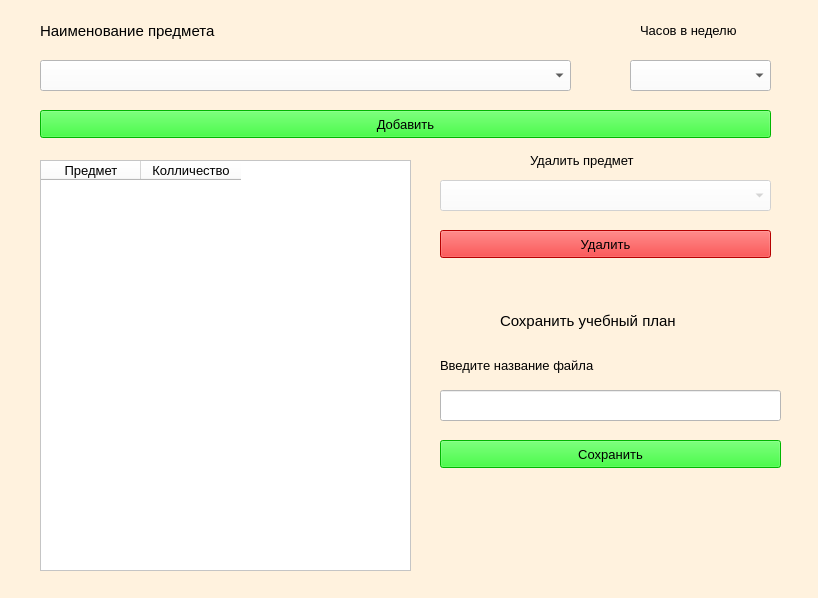
<?xml version="1.0" encoding="UTF-8"?>
<ui version="4.0">
 <class>Form</class>
 <widget class="QWidget" name="Form">
  <property name="geometry">
   <rect>
    <x>0</x>
    <y>0</y>
    <width>818</width>
    <height>598</height>
   </rect>
  </property>
  <property name="windowTitle">
   <string>school_plan</string>
  </property>
  <property name="styleSheet">
   <string notr="true">background-color: rgb(255, 242, 222);</string>
  </property>
  <widget class="QComboBox" name="comboLessons">
   <property name="geometry">
    <rect>
     <x>40</x>
     <y>60</y>
     <width>531</width>
     <height>31</height>
    </rect>
   </property>
   <property name="font">
    <font>
     <pointsize>10</pointsize>
    </font>
   </property>
   <property name="styleSheet">
    <string notr="true">background-color: rgb(255, 255, 255);</string>
   </property>
  </widget>
  <widget class="QLabel" name="label">
   <property name="geometry">
    <rect>
     <x>40</x>
     <y>20</y>
     <width>211</width>
     <height>21</height>
    </rect>
   </property>
   <property name="font">
    <font>
     <pointsize>11</pointsize>
    </font>
   </property>
   <property name="text">
    <string>Наименование предмета</string>
   </property>
  </widget>
  <widget class="QComboBox" name="combo_col_lessons">
   <property name="geometry">
    <rect>
     <x>630</x>
     <y>60</y>
     <width>141</width>
     <height>31</height>
    </rect>
   </property>
   <property name="font">
    <font>
     <pointsize>10</pointsize>
    </font>
   </property>
   <property name="styleSheet">
    <string notr="true">background-color: rgb(255, 255, 255);</string>
   </property>
  </widget>
  <widget class="QLabel" name="label_2">
   <property name="geometry">
    <rect>
     <x>640</x>
     <y>20</y>
     <width>141</width>
     <height>21</height>
    </rect>
   </property>
   <property name="font">
    <font>
     <pointsize>10</pointsize>
    </font>
   </property>
   <property name="text">
    <string>Часов в неделю</string>
   </property>
  </widget>
  <widget class="QPushButton" name="push_add_lesson">
   <property name="geometry">
    <rect>
     <x>40</x>
     <y>110</y>
     <width>731</width>
     <height>28</height>
    </rect>
   </property>
   <property name="font">
    <font>
     <pointsize>10</pointsize>
    </font>
   </property>
   <property name="styleSheet">
    <string notr="true">background-color: rgb(0, 255, 0);
</string>
   </property>
   <property name="text">
    <string>Добавить</string>
   </property>
  </widget>
  <widget class="QComboBox" name="combo_del_lesson">
   <property name="enabled">
    <bool>false</bool>
   </property>
   <property name="geometry">
    <rect>
     <x>440</x>
     <y>180</y>
     <width>331</width>
     <height>31</height>
    </rect>
   </property>
   <property name="font">
    <font>
     <pointsize>10</pointsize>
    </font>
   </property>
   <property name="styleSheet">
    <string notr="true">background-color: rgb(255, 255, 255);</string>
   </property>
  </widget>
  <widget class="QPushButton" name="push_del_lesson">
   <property name="geometry">
    <rect>
     <x>440</x>
     <y>230</y>
     <width>331</width>
     <height>28</height>
    </rect>
   </property>
   <property name="font">
    <font>
     <pointsize>10</pointsize>
    </font>
   </property>
   <property name="styleSheet">
    <string notr="true">background-color: rgb(255, 0, 0);</string>
   </property>
   <property name="text">
    <string>Удалить</string>
   </property>
  </widget>
  <widget class="QLabel" name="label_3">
   <property name="geometry">
    <rect>
     <x>530</x>
     <y>150</y>
     <width>141</width>
     <height>21</height>
    </rect>
   </property>
   <property name="font">
    <font>
     <pointsize>10</pointsize>
    </font>
   </property>
   <property name="text">
    <string>Удалить предмет</string>
   </property>
  </widget>
  <widget class="QTableWidget" name="tableWidget">
   <property name="enabled">
    <bool>false</bool>
   </property>
   <property name="geometry">
    <rect>
     <x>40</x>
     <y>160</y>
     <width>371</width>
     <height>411</height>
    </rect>
   </property>
   <property name="font">
    <font>
     <pointsize>10</pointsize>
    </font>
   </property>
   <property name="styleSheet">
    <string notr="true">background-color: rgb(255, 255, 255);
color: rgb(0, 0, 0);</string>
   </property>
   <column>
    <property name="text">
     <string>Предмет</string>
    </property>
    <property name="font">
     <font>
      <pointsize>10</pointsize>
     </font>
    </property>
   </column>
   <column>
    <property name="text">
     <string>Колличество</string>
    </property>
    <property name="font">
     <font>
      <pointsize>10</pointsize>
     </font>
    </property>
   </column>
  </widget>
  <widget class="QLabel" name="label_4">
   <property name="geometry">
    <rect>
     <x>500</x>
     <y>310</y>
     <width>211</width>
     <height>21</height>
    </rect>
   </property>
   <property name="font">
    <font>
     <pointsize>11</pointsize>
    </font>
   </property>
   <property name="text">
    <string>Сохранить учебный план</string>
   </property>
  </widget>
  <widget class="QLineEdit" name="line_filename">
   <property name="geometry">
    <rect>
     <x>440</x>
     <y>390</y>
     <width>341</width>
     <height>31</height>
    </rect>
   </property>
   <property name="font">
    <font>
     <pointsize>10</pointsize>
    </font>
   </property>
   <property name="styleSheet">
    <string notr="true">background-color: rgb(255, 255, 255);</string>
   </property>
  </widget>
  <widget class="QLabel" name="label_5">
   <property name="geometry">
    <rect>
     <x>440</x>
     <y>355</y>
     <width>291</width>
     <height>21</height>
    </rect>
   </property>
   <property name="font">
    <font>
     <pointsize>10</pointsize>
    </font>
   </property>
   <property name="text">
    <string>Введите название файла</string>
   </property>
  </widget>
  <widget class="QPushButton" name="push_save_plan">
   <property name="geometry">
    <rect>
     <x>440</x>
     <y>440</y>
     <width>341</width>
     <height>28</height>
    </rect>
   </property>
   <property name="font">
    <font>
     <pointsize>10</pointsize>
    </font>
   </property>
   <property name="styleSheet">
    <string notr="true">background-color: rgb(85, 255, 127);
background-color: rgb(0, 255, 0);</string>
   </property>
   <property name="text">
    <string>Сохранить</string>
   </property>
  </widget>
 </widget>
 <resources/>
 <connections/>
</ui>
